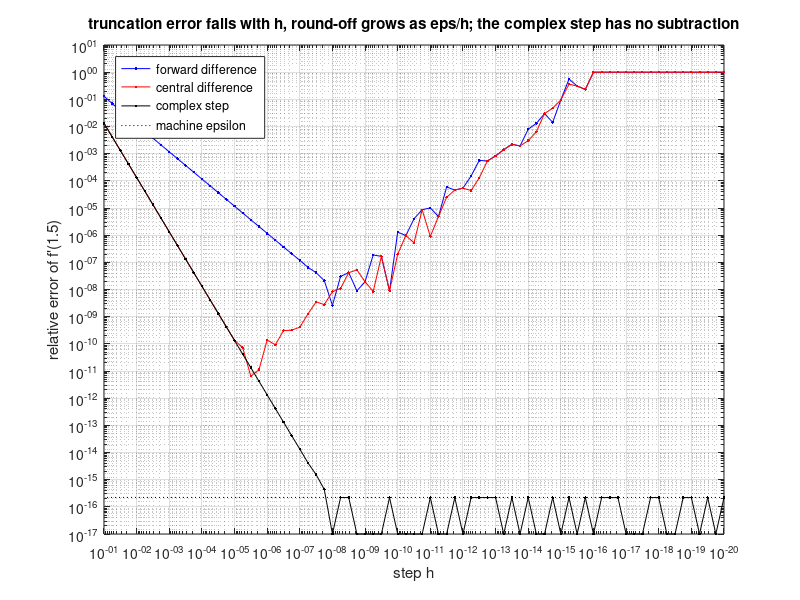

Write the MATLAB code that produced this figure.
%% m14_complex_step_ad.m  --  finite differences, complex step, dual numbers, reverse mode, Wirtinger
% Purpose : 1) relative error of forward/central differences and of the complex-step
%              derivative Im f(x + i h)/h versus h, for f(x) = e^x / sqrt(sin^3 x + cos^3 x)
%              at x0 = 1.5 (a standard test function in the complex-step literature);
%           2) forward-mode AD with dual numbers [value, derivative] built from anonymous
%              functions; 3) reverse mode by hand on y = ln(x1) + x1 x2 - sin(x2) at (2, 5);
%           4) two ways the complex step silently fails (abs and the ' operator);
%           5) Wirtinger gradient dL/dw* = -A^H (y - A w) for L = ||y - A w||^2 checked
%              against finite differences, and what happens if you step along its conjugate.
% Change  : x0, the step list, the test functions.
% Expect  : best forward difference 1e-8 to 1e-9 relative error near h = 1e-8; best central
%           about 1e-11 near h = 3e-6; complex step at machine precision for every
%           h <= 1e-8 (including 1e-20 and 1e-100); dual number exact; reverse-mode
%           gradient (5.5, 1.7163); Wirtinger check about 1e-9; the conjugate step diverges.
% Base MATLAB only; runs in MATLAB R2019b+ and GNU Octave 8. Runtime about 1 s.
rng(1);

%% 1. Finite differences vs complex step
f  = @(x) exp(x) ./ sqrt(sin(x).^3 + cos(x).^3);
x0 = 1.5;
df_exact = f(x0) * (1 - (3*sin(x0)^2*cos(x0) - 3*cos(x0)^2*sin(x0)) / (2*(sin(x0)^3 + cos(x0)^3)));
fprintf('f(1.5) = %.6f, exact f''(1.5) = %.12f\n', f(x0), df_exact);
hs = 10.^(-1:-0.25:-20);
f0v = f(x0 + 0*hs);                       % same vector code path as f(x0+hs): avoids a 1-ulp mismatch
efd = abs((f(x0+hs) - f0v) ./ hs - df_exact) / abs(df_exact);
ecd = abs((f(x0+hs) - f(x0-hs)) ./ (2*hs) - df_exact) / abs(df_exact);
ecs = abs(imag(f(x0 + 1i*hs)) ./ hs - df_exact) / abs(df_exact);
pfd = max(efd, 1e-17);  pcd = max(ecd, 1e-17);  pcs = max(ecs, 1e-17);       % floor zeros for the log plot
fprintf('     h     | forward diff | central diff | complex step\n');
for h = [1e-2 1e-4 1e-6 1e-8 1e-10 1e-12 1e-16 1e-20]
    k = find(abs(log10(hs) - log10(h)) < 1e-9);
    fprintf('  %7.0e  |   %8.1e   |   %8.1e   |   %8.1e\n', h, efd(k), ecd(k), ecs(k));
end
[m1, i1] = min(efd);  [m2, i2] = min(ecd);
fprintf('best forward h = %.0e (err %.1e; sqrt(eps) = %.1e); best central h = %.0e (err %.1e; eps^(1/3) = %.1e)\n', ...
    hs(i1), m1, sqrt(eps), hs(i2), m2, eps^(1/3));
fprintf('complex step with h = 1e-100: relative error %.1e\n', abs(imag(f(x0 + 1e-100i))/1e-100 - df_exact)/df_exact);

%% 2. Forward mode with dual numbers  a = [value, derivative]
dmul = @(a, b) [a(1)*b(1), a(1)*b(2) + a(2)*b(1)];
ddiv = @(a, b) [a(1)/b(1), (a(2)*b(1) - a(1)*b(2)) / b(1)^2];
dadd = @(a, b) a + b;
dexp = @(a) [exp(a(1)), exp(a(1))*a(2)];
dsin = @(a) [sin(a(1)), cos(a(1))*a(2)];
dcos = @(a) [cos(a(1)), -sin(a(1))*a(2)];
dsqrt = @(a) [sqrt(a(1)), a(2) / (2*sqrt(a(1)))];
dcube = @(a) dmul(dmul(a, a), a);
fdual = @(a) ddiv(dexp(a), dsqrt(dadd(dcube(dsin(a)), dcube(dcos(a)))));
r = fdual([x0, 1]);                                      % seed dx/dx = 1
fprintf('\ndual number: f = %.12f, f'' = %.15f, relative error %.1e\n', r(1), r(2), abs(r(2) - df_exact)/df_exact);

%% 3. Reverse mode by hand: y = ln(x1) + x1*x2 - sin(x2) at (2, 5)
x1 = 2; x2 = 5;
v1 = log(x1); v2 = x1*x2; v3 = sin(x2); v4 = v1 + v2; y = v4 - v3;       % forward sweep (the tape)
yb = 1;                                                                   % reverse sweep: adjoints
v4b = yb;  v3b = -yb;  v1b = v4b;  v2b = v4b;
x1b = v1b/x1 + v2b*x2;  x2b = v2b*x1 + v3b*cos(x2);
fprintf('reverse mode: y = %.4f, grad = (%.4f, %.4f); analytic (1/x1 + x2, x1 - cos x2) = (%.4f, %.4f)\n', ...
    y, x1b, x2b, 1/x1 + x2, x1 - cos(x2));
fprintf('  one reverse sweep gave both partials; forward mode needs one sweep per input (2 here)\n');

%% 4. Silent failures of the complex step
g1 = @(x) x .* abs(x - 1);                % abs is not analytic: abs(z) returns |z|, a real number
fprintf('\nx|x-1| at 1.5: exact 2.0, complex step %.4f, dual %.4f\n', imag(g1(1.5 + 1e-20i))/1e-20, ...
    subsref(dmul([1.5 1], [abs(0.5), sign(0.5)*1]), struct('type', '()', 'subs', {{2}})));
g2 = @(x) x' * x;                         % ' is the CONJUGATE transpose: x'*x = |x|^2 for complex x
fprintf('x''*x at 1.5: exact 3.0, complex step %.4f;   with .'' : %.4f\n', imag(g2(1.5 + 1e-20i))/1e-20, ...
    imag((1.5 + 1e-20i).' * (1.5 + 1e-20i))/1e-20);

%% 5. Wirtinger gradient for a real loss of complex parameters
A = (randn(8,4) + 1i*randn(8,4)) / sqrt(2);  y = (randn(8,1) + 1i*randn(8,1)) / sqrt(2);
L = @(w) real((y - A*w)' * (y - A*w));
w = (randn(4,1) + 1i*randn(4,1)) / sqrt(2);
g = -A' * (y - A*w);                      % dL/dw*  (the steepest-ascent direction is 2*g in R^8)
h = 1e-6;  gfd = zeros(4,1);
for k = 1:4
    e = zeros(4,1); e(k) = h;
    gfd(k) = (L(w+e) - L(w-e))/(2*h) + 1i*(L(w+1i*e) - L(w-1i*e))/(2*h);    % dL/dRe + i dL/dIm
end
fprintf('\nWirtinger check: max |(dL/dRe + i dL/dIm) - 2 dL/dw*| / max|.| = %.1e\n', max(abs(gfd - 2*g))/max(abs(gfd)));
mu = 0.5 / max(eig(A'*A));  wa = zeros(4,1);  wb = zeros(4,1);
for it = 1:200
    wa = wa - mu * (-A' * (y - A*wa));            % correct: step along -dL/dw*
    wb = wb - mu * conj(-A' * (y - A*wb));        % bug: step along -dL/dw = -conj(dL/dw*)
end
wls = A \ y;
fprintf('after 200 steps: L(correct) = %.4f (LS optimum %.4f); L(conjugated step) = %.4g\n', L(wa), L(wls), L(wb));

%% 6. Figure
figure('Position', [100 100 640 440]);
loglog(hs, pfd, 'b.-', hs, pcd, 'r.-', hs, pcs, 'k.-'); hold on;
loglog([1e-20 1e-1], [1 1]*eps, 'k:');
set(gca, 'XDir', 'reverse'); grid on; ylim([1e-17 10]);
xlabel('step h'); ylabel('relative error of f''(1.5)');
legend('forward difference', 'central difference', 'complex step', 'machine epsilon', 'Location', 'northwest');
title('truncation error falls with h, round-off grows as eps/h; the complex step has no subtraction');
